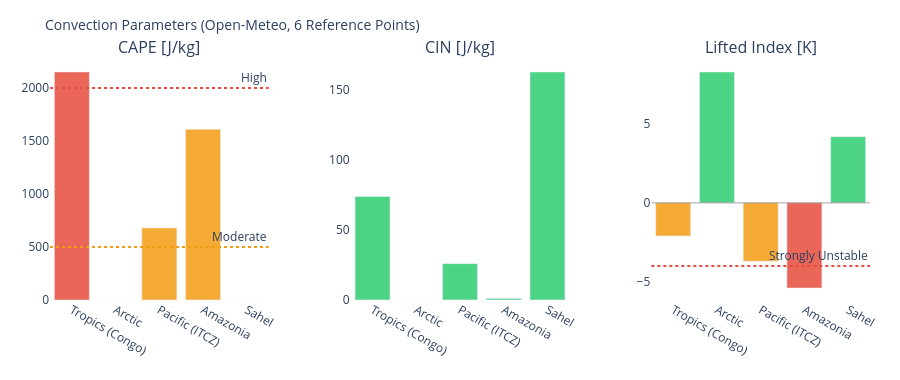

The code cell stored with this chart in its notebook:
### Markdown cell above
---
## 3. Visualizations

### Code cell
# ============================================================
# CAPE / CIN / LIFTED INDEX – Convection potential
# ============================================================

if not df_atm.empty:
    fig = make_subplots(
        rows=1, cols=3,
        subplot_titles=['CAPE [J/kg]', 'CIN [J/kg]', 'Lifted Index [K]'],
        horizontal_spacing=0.1
    )
    pts = df_atm['point'].tolist()
    pt_colors = ['#E85D24','#185FA5','#888780','#378ADD','#639922','#F2A623']

    # CAPE – höher = mehr Gewitterpotential
    cape_vals = df_atm['cape'].fillna(0).tolist()
    cape_colors = ['#e74c3c' if v > 2000 else '#f39c12' if v > 500 else '#2ecc71'
                   for v in cape_vals]
    fig.add_trace(go.Bar(x=pts, y=cape_vals, marker_color=cape_colors,
                         opacity=0.85, showlegend=False), row=1, col=1)
    fig.add_hline(y=2000, line_dash='dot', line_color='#e74c3c',
                  annotation_text='High', row=1, col=1)
    fig.add_hline(y=500,  line_dash='dot', line_color='#f39c12',
                  annotation_text='Moderate', row=1, col=1)

    # CIN – negativer = stärker gedeckelt (weniger Auslöse)
    cin_vals = df_atm['cin'].fillna(0).tolist()
    cin_colors = ['#e74c3c' if v < -200 else '#f39c12' if v < -50 else '#2ecc71'
                  for v in cin_vals]
    fig.add_trace(go.Bar(x=pts, y=cin_vals, marker_color=cin_colors,
                         opacity=0.85, showlegend=False), row=1, col=2)

    # Lifted Index – negativ = instabil
    li_vals = df_atm['li'].fillna(0).tolist()
    li_colors = ['#e74c3c' if v < -4 else '#f39c12' if v < 0 else '#2ecc71'
                 for v in li_vals]
    fig.add_trace(go.Bar(x=pts, y=li_vals, marker_color=li_colors,
                         opacity=0.85, showlegend=False), row=1, col=3)
    fig.add_hline(y=0, line_color='gray', line_width=0.7, row=1, col=3)
    fig.add_hline(y=-4, line_dash='dot', line_color='#e74c3c',
                  annotation_text='Strongly Unstable', row=1, col=3)

    fig.update_layout(
        title=dict(text='Convection Parameters (Open-Meteo, 6 Reference Points)', font=dict(size=14)),
        height=380, plot_bgcolor='rgba(0,0,0,0)', paper_bgcolor='rgba(0,0,0,0)',
        margin=dict(l=50, r=30, t=60, b=80)
    )
    fig.update_xaxes(tickangle=30)
    fig.show()

### Figure 1 — Plotly figure (JSON) as saved in the notebook; plotly's stock layout.template omitted (floating-point values rounded to 4 significant figures)
{"data": [{"marker": {"color": ["#e74c3c", "#2ecc71", "#f39c12", "#f39c12", "#2ecc71"]}, "opacity": 0.85, "showlegend": false, "type": "bar", "x": ["Tropics (Congo)", "Arctic", "Pacific (ITCZ)", "Amazonia", "Sahel"], "xaxis": "x", "y": [2150.0, 0.0, 680.0, 1610.0, 0.0], "yaxis": "y"}, {"marker": {"color": ["#2ecc71", "#2ecc71", "#2ecc71", "#2ecc71", "#2ecc71"]}, "opacity": 0.85, "showlegend": false, "type": "bar", "x": ["Tropics (Congo)", "Arctic", "Pacific (ITCZ)", "Amazonia", "Sahel"], "xaxis": "x2", "y": [74.0, 0.0, 26.0, 1.0, 163.0], "yaxis": "y2"}, {"marker": {"color": ["#f39c12", "#2ecc71", "#f39c12", "#e74c3c", "#2ecc71"]}, "opacity": 0.85, "showlegend": false, "type": "bar", "x": ["Tropics (Congo)", "Arctic", "Pacific (ITCZ)", "Amazonia", "Sahel"], "xaxis": "x3", "y": [-2.1, 8.3, -3.7, -5.4, 4.2], "yaxis": "y3"}], "layout": {"annotations": [{"font": {"size": 16}, "showarrow": false, "text": "CAPE [J/kg]", "x": 0.1333, "xanchor": "center", "xref": "paper", "y": 1.0, "yanchor": "bottom", "yref": "paper"}, {"font": {"size": 16}, "showarrow": false, "text": "CIN [J/kg]", "x": 0.5, "xanchor": "center", "xref": "paper", "y": 1.0, "yanchor": "bottom", "yref": "paper"}, {"font": {"size": 16}, "showarrow": false, "text": "Lifted Index [K]", "x": 0.8667, "xanchor": "center", "xref": "paper", "y": 1.0, "yanchor": "bottom", "yref": "paper"}, {"showarrow": false, "text": "High", "x": 1, "xanchor": "right", "xref": "x domain", "y": 2000, "yanchor": "bottom", "yref": "y"}, {"showarrow": false, "text": "Moderate", "x": 1, "xanchor": "right", "xref": "x domain", "y": 500, "yanchor": "bottom", "yref": "y"}, {"showarrow": false, "text": "Strongly Unstable", "x": 1, "xanchor": "right", "xref": "x3 domain", "y": -4, "yanchor": "bottom", "yref": "y3"}], "height": 380, "margin": {"b": 80, "l": 50, "r": 30, "t": 60}, "paper_bgcolor": "rgba(0,0,0,0)", "plot_bgcolor": "rgba(0,0,0,0)", "shapes": [{"line": {"color": "#e74c3c", "dash": "dot"}, "type": "line", "x0": 0, "x1": 1, "xref": "x domain", "y0": 2000, "y1": 2000, "yref": "y"}, {"line": {"color": "#f39c12", "dash": "dot"}, "type": "line", "x0": 0, "x1": 1, "xref": "x domain", "y0": 500, "y1": 500, "yref": "y"}, {"line": {"color": "gray", "width": 0.7}, "type": "line", "x0": 0, "x1": 1, "xref": "x3 domain", "y0": 0, "y1": 0, "yref": "y3"}, {"line": {"color": "#e74c3c", "dash": "dot"}, "type": "line", "x0": 0, "x1": 1, "xref": "x3 domain", "y0": -4, "y1": -4, "yref": "y3"}], "title": {"font": {"size": 14}, "text": "Convection Parameters (Open-Meteo, 6 Reference Points)"}, "xaxis": {"anchor": "y", "domain": [0.0, 0.2667], "tickangle": 30}, "xaxis2": {"anchor": "y2", "domain": [0.3667, 0.6333], "tickangle": 30}, "xaxis3": {"anchor": "y3", "domain": [0.7333, 1.0], "tickangle": 30}, "yaxis": {"anchor": "x", "domain": [0.0, 1.0]}, "yaxis2": {"anchor": "x2", "domain": [0.0, 1.0]}, "yaxis3": {"anchor": "x3", "domain": [0.0, 1.0]}}}
